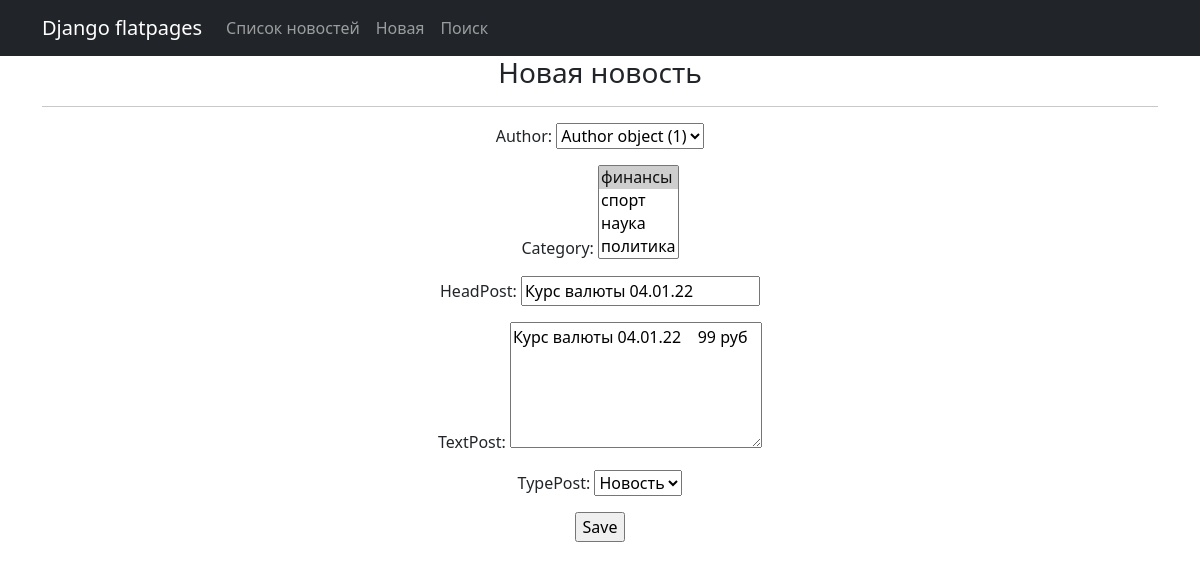
/articles/articles/7/update/ (signed in), run on an earlier commit of the app's database.
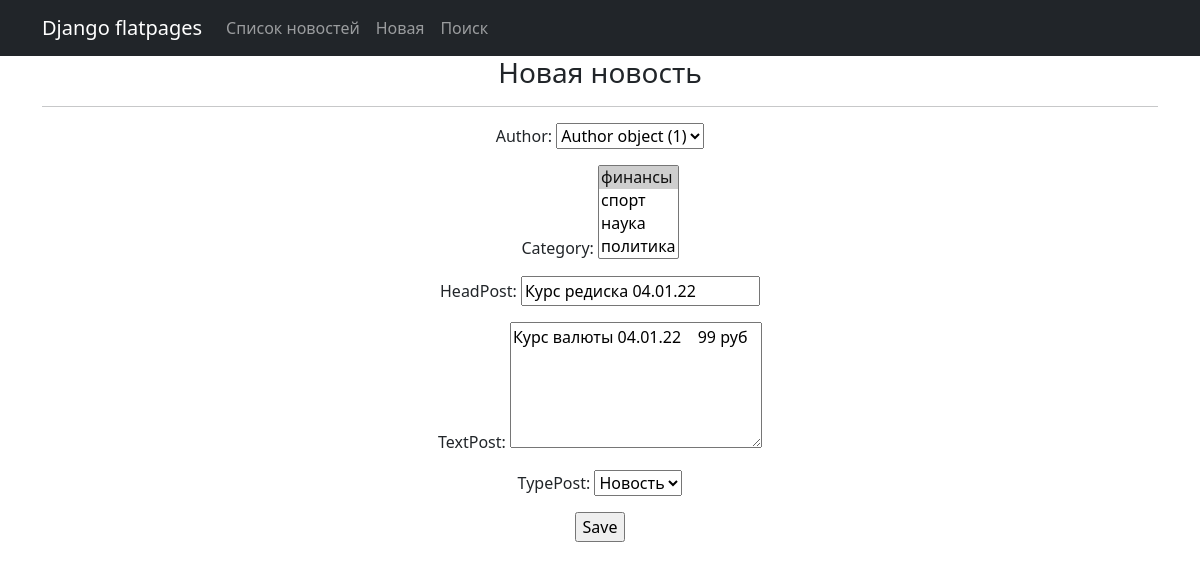
And on a later commit of the database.
### news/models.py (models this page shows, shortened)
class Post(models.Model):
    article = 'AR'
    news = 'NW'
    PostPositions = [(article, 'Статья'), (news, 'Новость')]
    author = models.ForeignKey(Author, on_delete=models.CASCADE)
    category = models.ManyToManyField(Category, through='PostCategory')
    post_datetime = models.DateTimeField(auto_now_add=True)
    typePost = models.CharField(max_length=2, choices=PostPositions, default=news)
    headPost = models.CharField(max_length=255, blank=True)
    textPost = models.TextField(blank=True)
    rating = models.SmallIntegerField(default=0)

### news/views.py (the view)
# urls.py: path('articles/<int:pk>/update/', PostUpdate.as_view(), name='post_update'),
class PostUpdate(PermissionRequiredMixin, UpdateView):
            permission_required = ('news.change_post',)
            form_class = PostForm
            model = Post
            template_name = 'newss_create.html'
            success_url = reverse_lazy('post_list')
            context_object_name = 'newss'

### news/views.py
class PostForm(ModelForm):
            class Meta:
                model = Post
                category = ModelChoiceFilter(
                    lookup_expr='exact',
                    queryset=Category.objects.all(),
                    label='Категория',
                    field_name='category',
                )
                fields = ['author', 'category', 'headPost', 'textPost', 'typePost']
                widgets = {
                    'textPost': Textarea(attrs={'cols': 25, 'rows': 5}),
                }

### news/models.py (called while the page is built)
    def __str__(self):
        return f'{self.context}'

### templates/newss_create.html (shortened to what this page needs)
{% extends 'flatpages/default.html' %}
{% block content %}
<h3>Новая новость</h3>
<hr>
<form action="" method="post">
    {{ form.as_p }}
    <input type="submit" value="Save" />
</form>
{% endblock content %}

What changed in the data, as far as the page shows it:
changed Post "Author object (1)": headPost "Курс валюты 04.01.22" → "Курс редиска 04.01.22"
